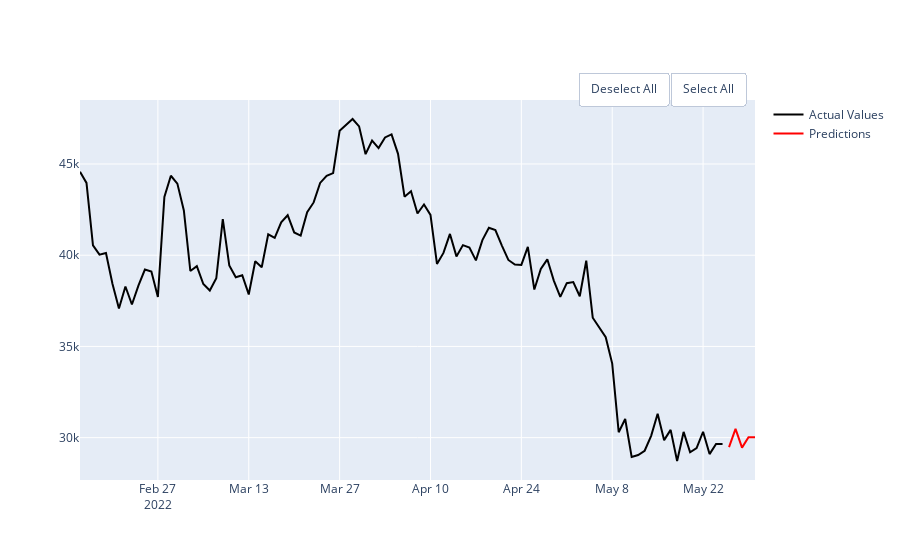

Notebook cell for this chart:
### Code cell
fb.predictions(df_coin, rf_final, 5, 100, 'Close')
